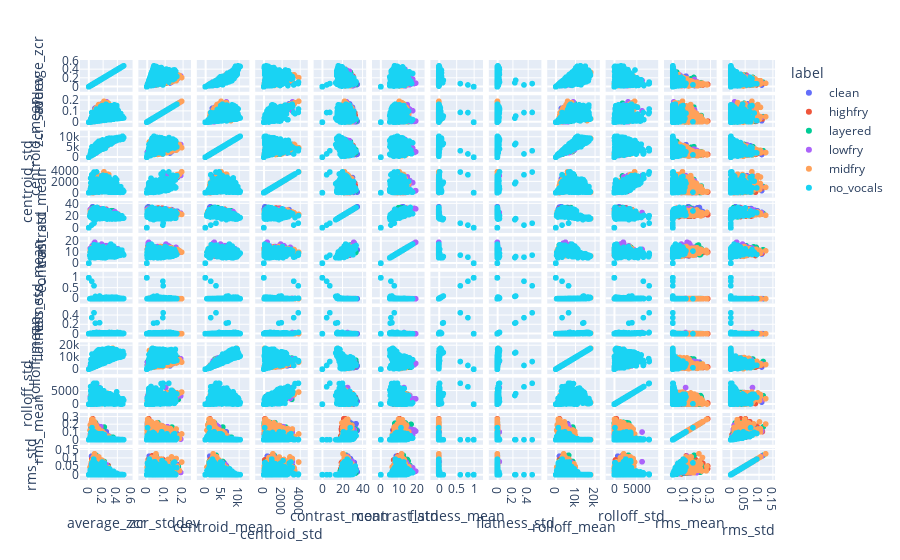

Notebook code for this chart:
### Code cell
import plotly.express as px
lst=undersampled_data.columns
lst=[i for i in lst if i not in ['video_id', 'ts', 'mid_ts']]
fig = px.scatter_matrix(undersampled_data[lst],dimensions=['average_zcr',
 'zcr_stddev','centroid_mean',
 'centroid_std',
 'contrast_mean',
 'contrast_std',
 'flatness_mean',
 'flatness_std',
 'rolloff_mean',
 'rolloff_std',
 'rms_mean',
 'rms_std'],color='label')
fig.show()

### Figure 1 — Plotly figure (JSON) as saved in the notebook; plotly's stock layout.template omitted (floating-point values rounded to 4 significant figures; data arrays with more than 128 entries replaced by an {"elided": "..."} marker saying what was removed)
{"data": [{"dimensions": [{"axis": {"matches": true}, "label": "average_zcr", "values": {"elided": "555 float values"}}, {"axis": {"matches": true}, "label": "zcr_stddev", "values": {"elided": "555 float values"}}, {"axis": {"matches": true}, "label": "centroid_mean", "values": {"elided": "555 float values"}}, {"axis": {"matches": true}, "label": "centroid_std", "values": {"elided": "555 float values"}}, {"axis": {"matches": true}, "label": "contrast_mean", "values": {"elided": "555 float values"}}, {"axis": {"matches": true}, "label": "contrast_std", "values": {"elided": "555 float values"}}, {"axis": {"matches": true}, "label": "flatness_mean", "values": {"elided": "555 float values"}}, {"axis": {"matches": true}, "label": "flatness_std", "values": {"elided": "555 float values"}}, {"axis": {"matches": true}, "label": "rolloff_mean", "values": {"elided": "555 float values"}}, {"axis": {"matches": true}, "label": "rolloff_std", "values": {"elided": "555 float values"}}, {"axis": {"matches": true}, "label": "rms_mean", "values": {"elided": "555 float values"}}, {"axis": {"matches": true}, "label": "rms_std", "values": {"elided": "555 float values"}}], "hovertemplate": "label=clean<br>%{xaxis.title.text}=%{x}<br>%{yaxis.title.text}=%{y}<extra></extra>", "legendgroup": "clean", "marker": {"color": "#636efa", "symbol": "circle"}, "name": "clean", "showlegend": true, "type": "splom"}, {"dimensions": [{"axis": {"matches": true}, "label": "average_zcr", "values": {"elided": "555 float values"}}, {"axis": {"matches": true}, "label": "zcr_stddev", "values": {"elided": "555 float values"}}, {"axis": {"matches": true}, "label": "centroid_mean", "values": {"elided": "555 float values"}}, {"axis": {"matches": true}, "label": "centroid_std", "values": {"elided": "555 float values"}}, {"axis": {"matches": true}, "label": "contrast_mean", "values": {"elided": "555 float values"}}, {"axis": {"matches": true}, "label": "contrast_std", "values": {"elided": "555 float values"}}, {"axis": {"matches": true}, "label": "flatness_mean", "values": {"elided": "555 float values"}}, {"axis": {"matches": true}, "label": "flatness_std", "values": {"elided": "555 float values"}}, {"axis": {"matches": true}, "label": "rolloff_mean", "values": {"elided": "555 float values"}}, {"axis": {"matches": true}, "label": "rolloff_std", "values": {"elided": "555 float values"}}, {"axis": {"matches": true}, "label": "rms_mean", "values": {"elided": "555 float values"}}, {"axis": {"matches": true}, "label": "rms_std", "values": {"elided": "555 float values"}}], "hovertemplate": "label=highfry<br>%{xaxis.title.text}=%{x}<br>%{yaxis.title.text}=%{y}<extra></extra>", "legendgroup": "highfry", "marker": {"color": "#EF553B", "symbol": "circle"}, "name": "highfry", "showlegend": true, "type": "splom"}, {"dimensions": [{"axis": {"matches": true}, "label": "average_zcr", "values": {"elided": "555 float values"}}, {"axis": {"matches": true}, "label": "zcr_stddev", "values": {"elided": "555 float values"}}, {"axis": {"matches": true}, "label": "centroid_mean", "values": {"elided": "555 float values"}}, {"axis": {"matches": true}, "label": "centroid_std", "values": {"elided": "555 float values"}}, {"axis": {"matches": true}, "label": "contrast_mean", "values": {"elided": "555 float values"}}, {"axis": {"matches": true}, "label": "contrast_std", "values": {"elided": "555 float values"}}, {"axis": {"matches": true}, "label": "flatness_mean", "values": {"elided": "555 float values"}}, {"axis": {"matches": true}, "label": "flatness_std", "values": {"elided": "555 float values"}}, {"axis": {"matches": true}, "label": "rolloff_mean", "values": {"elided": "555 float values"}}, {"axis": {"matches": true}, "label": "rolloff_std", "values": {"elided": "555 float values"}}, {"axis": {"matches": true}, "label": "rms_mean", "values": {"elided": "555 float values"}}, {"axis": {"matches": true}, "label": "rms_std", "values": {"elided": "555 float values"}}], "hovertemplate": "label=layered<br>%{xaxis.title.text}=%{x}<br>%{yaxis.title.text}=%{y}<extra></extra>", "legendgroup": "layered", "marker": {"color": "#00cc96", "symbol": "circle"}, "name": "layered", "showlegend": true, "type": "splom"}, {"dimensions": [{"axis": {"matches": true}, "label": "average_zcr", "values": {"elided": "555 float values"}}, {"axis": {"matches": true}, "label": "zcr_stddev", "values": {"elided": "555 float values"}}, {"axis": {"matches": true}, "label": "centroid_mean", "values": {"elided": "555 float values"}}, {"axis": {"matches": true}, "label": "centroid_std", "values": {"elided": "555 float values"}}, {"axis": {"matches": true}, "label": "contrast_mean", "values": {"elided": "555 float values"}}, {"axis": {"matches": true}, "label": "contrast_std", "values": {"elided": "555 float values"}}, {"axis": {"matches": true}, "label": "flatness_mean", "values": {"elided": "555 float values"}}, {"axis": {"matches": true}, "label": "flatness_std", "values": {"elided": "555 float values"}}, {"axis": {"matches": true}, "label": "rolloff_mean", "values": {"elided": "555 float values"}}, {"axis": {"matches": true}, "label": "rolloff_std", "values": {"elided": "555 float values"}}, {"axis": {"matches": true}, "label": "rms_mean", "values": {"elided": "555 float values"}}, {"axis": {"matches": true}, "label": "rms_std", "values": {"elided": "555 float values"}}], "hovertemplate": "label=lowfry<br>%{xaxis.title.text}=%{x}<br>%{yaxis.title.text}=%{y}<extra></extra>", "legendgroup": "lowfry", "marker": {"color": "#ab63fa", "symbol": "circle"}, "name": "lowfry", "showlegend": true, "type": "splom"}, {"dimensions": [{"axis": {"matches": true}, "label": "average_zcr", "values": {"elided": "555 float values"}}, {"axis": {"matches": true}, "label": "zcr_stddev", "values": {"elided": "555 float values"}}, {"axis": {"matches": true}, "label": "centroid_mean", "values": {"elided": "555 float values"}}, {"axis": {"matches": true}, "label": "centroid_std", "values": {"elided": "555 float values"}}, {"axis": {"matches": true}, "label": "contrast_mean", "values": {"elided": "555 float values"}}, {"axis": {"matches": true}, "label": "contrast_std", "values": {"elided": "555 float values"}}, {"axis": {"matches": true}, "label": "flatness_mean", "values": {"elided": "555 float values"}}, {"axis": {"matches": true}, "label": "flatness_std", "values": {"elided": "555 float values"}}, {"axis": {"matches": true}, "label": "rolloff_mean", "values": {"elided": "555 float values"}}, {"axis": {"matches": true}, "label": "rolloff_std", "values": {"elided": "555 float values"}}, {"axis": {"matches": true}, "label": "rms_mean", "values": {"elided": "555 float values"}}, {"axis": {"matches": true}, "label": "rms_std", "values": {"elided": "555 float values"}}], "hovertemplate": "label=midfry<br>%{xaxis.title.text}=%{x}<br>%{yaxis.title.text}=%{y}<extra></extra>", "legendgroup": "midfry", "marker": {"color": "#FFA15A", "symbol": "circle"}, "name": "midfry", "showlegend": true, "type": "splom"}, {"dimensions": [{"axis": {"matches": true}, "label": "average_zcr", "values": {"elided": "555 float values"}}, {"axis": {"matches": true}, "label": "zcr_stddev", "values": {"elided": "555 float values"}}, {"axis": {"matches": true}, "label": "centroid_mean", "values": {"elided": "555 float values"}}, {"axis": {"matches": true}, "label": "centroid_std", "values": {"elided": "555 float values"}}, {"axis": {"matches": true}, "label": "contrast_mean", "values": {"elided": "555 float values"}}, {"axis": {"matches": true}, "label": "contrast_std", "values": {"elided": "555 float values"}}, {"axis": {"matches": true}, "label": "flatness_mean", "values": {"elided": "555 float values"}}, {"axis": {"matches": true}, "label": "flatness_std", "values": {"elided": "555 float values"}}, {"axis": {"matches": true}, "label": "rolloff_mean", "values": {"elided": "555 float values"}}, {"axis": {"matches": true}, "label": "rolloff_std", "values": {"elided": "555 float values"}}, {"axis": {"matches": true}, "label": "rms_mean", "values": {"elided": "555 float values"}}, {"axis": {"matches": true}, "label": "rms_std", "values": {"elided": "555 float values"}}], "hovertemplate": "label=no_vocals<br>%{xaxis.title.text}=%{x}<br>%{yaxis.title.text}=%{y}<extra></extra>", "legendgroup": "no_vocals", "marker": {"color": "#19d3f3", "symbol": "circle"}, "name": "no_vocals", "showlegend": true, "type": "splom"}], "layout": {"dragmode": "select", "legend": {"title": {"text": "label"}, "tracegroupgap": 0}, "margin": {"t": 60}}}
